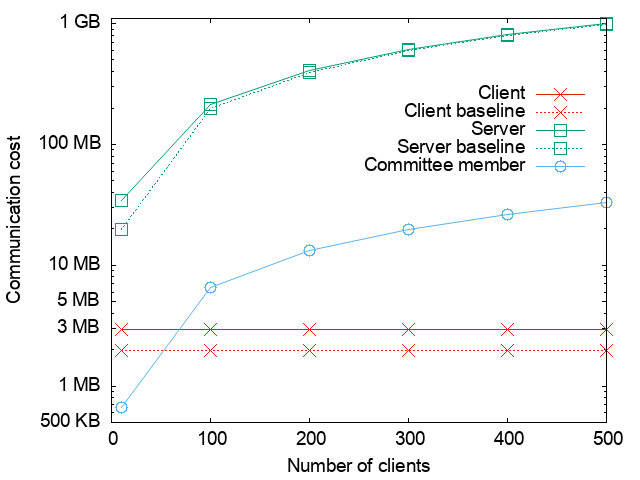

Source code (gnuplot):
set terminal png font "Helvetica,14" 
set output "online_comm_C15_p64811.png"
set datafile sep ','
set key top right Right offset 0, -3.5
set xlabel "Number of clients"
set ylabel "Communication cost"
set xtics 0,100,500
set ytics add ("500 KB" 0.5)
set ytics add ("1 MB" 1)
set ytics add ("3 MB" 3)
set ytics add ("5 MB" 5)
set ytics add ("10 MB" 10)
set ytics add ("100 MB" 100)
set ytics add ("1 GB" 1000)
set ytics add ("2 GB" 2000)
set log y

# x=number of clients, for committee_size=10 and p=64811
plot [0:][0.5:1101] 'online_comm.csv' every 45::28 using 1:4 title 'Client' with linespoints lc 7 pt 2 ps 2, \
             'online_comm.csv' every 45::28 using 1:7 title 'Client baseline' with linespoints lt 0 lc 7 pt 2 ps 2, \
             'online_comm.csv' every 45::28 using 1:5 title 'Server' with linespoints pt 4 ps 2 lc 2, \
             'online_comm.csv' every 45::28 using 1:8 title 'Server baseline' with linespoints lt 0 pt 4 ps 2 lc 2, \
             'online_comm.csv' every 45::28 using 1:6 title 'Committee member' with linespoints pt 6 ps 2 lc 3
